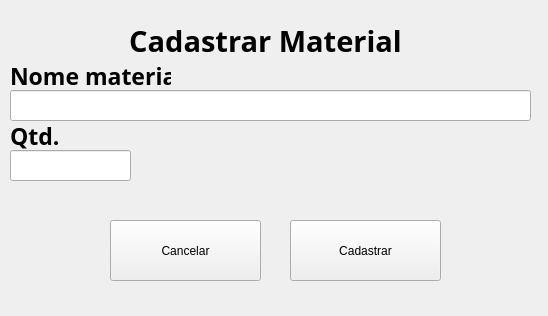
<?xml version="1.0" encoding="UTF-8"?>
<ui version="4.0">
 <class>Form_material</class>
 <widget class="QWidget" name="Form_material">
  <property name="geometry">
   <rect>
    <x>0</x>
    <y>0</y>
    <width>548</width>
    <height>316</height>
   </rect>
  </property>
  <property name="mouseTracking">
   <bool>false</bool>
  </property>
  <property name="tabletTracking">
   <bool>false</bool>
  </property>
  <property name="windowTitle">
   <string>Form</string>
  </property>
  <widget class="QLabel" name="label">
   <property name="geometry">
    <rect>
     <x>110</x>
     <y>10</y>
     <width>311</width>
     <height>61</height>
    </rect>
   </property>
   <property name="font">
    <font>
     <family>Ubuntu Condensed</family>
     <pointsize>22</pointsize>
     <weight>75</weight>
     <bold>true</bold>
    </font>
   </property>
   <property name="text">
    <string>Cadastrar Material</string>
   </property>
   <property name="alignment">
    <set>Qt::AlignCenter</set>
   </property>
  </widget>
  <widget class="QLabel" name="label_2">
   <property name="geometry">
    <rect>
     <x>10</x>
     <y>60</y>
     <width>161</width>
     <height>31</height>
    </rect>
   </property>
   <property name="font">
    <font>
     <family>Ubuntu Mono</family>
     <pointsize>17</pointsize>
     <weight>75</weight>
     <italic>false</italic>
     <bold>true</bold>
    </font>
   </property>
   <property name="text">
    <string>Nome material</string>
   </property>
  </widget>
  <widget class="QPushButton" name="cadastrar_material">
   <property name="geometry">
    <rect>
     <x>290</x>
     <y>220</y>
     <width>151</width>
     <height>61</height>
    </rect>
   </property>
   <property name="text">
    <string>Cadastrar</string>
   </property>
  </widget>
  <widget class="QPushButton" name="cancel">
   <property name="geometry">
    <rect>
     <x>110</x>
     <y>220</y>
     <width>151</width>
     <height>61</height>
    </rect>
   </property>
   <property name="text">
    <string>Cancelar</string>
   </property>
  </widget>
  <widget class="QLabel" name="label_3">
   <property name="geometry">
    <rect>
     <x>10</x>
     <y>120</y>
     <width>91</width>
     <height>31</height>
    </rect>
   </property>
   <property name="font">
    <font>
     <family>Ubuntu Mono</family>
     <pointsize>17</pointsize>
     <weight>75</weight>
     <italic>false</italic>
     <bold>true</bold>
    </font>
   </property>
   <property name="text">
    <string>Qtd.</string>
   </property>
  </widget>
  <widget class="QLineEdit" name="line_qtd_material">
   <property name="geometry">
    <rect>
     <x>10</x>
     <y>150</y>
     <width>121</width>
     <height>31</height>
    </rect>
   </property>
  </widget>
  <widget class="QLineEdit" name="line_nome_material">
   <property name="geometry">
    <rect>
     <x>10</x>
     <y>90</y>
     <width>521</width>
     <height>31</height>
    </rect>
   </property>
  </widget>
 </widget>
 <resources/>
 <connections/>
</ui>
